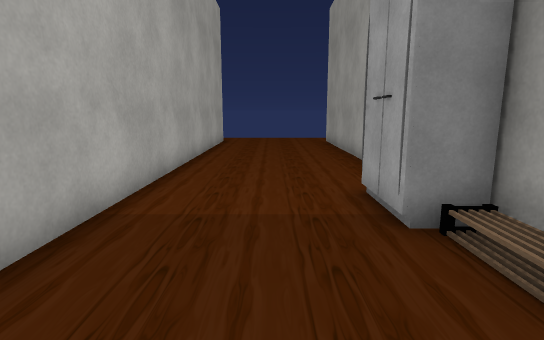
[1] (above)

16 first-person views from a walk through a Unity game level. The camera is 1.4 m above the floor, tilts 10° down and sees 80° across. The floor is counted in squares, 1 m on a side. Each view is taken from the middle of a square. On the plan, view 1 faces up. The plan holds only what a view shows up to about 15 squares ahead; the rest is blank. The place goes on beyond the plan. The player character is not drawn. Some surface patterns are stand-ins.

[2]
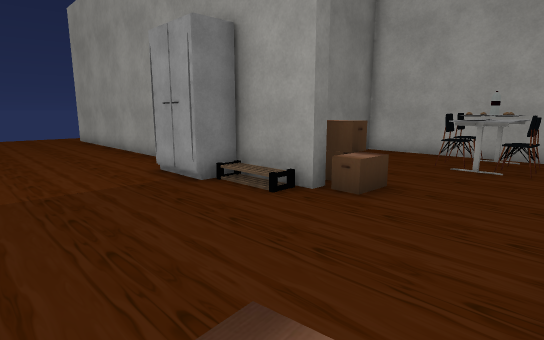

[3]
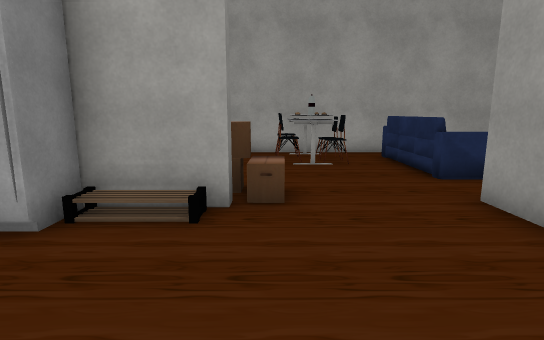

[4]
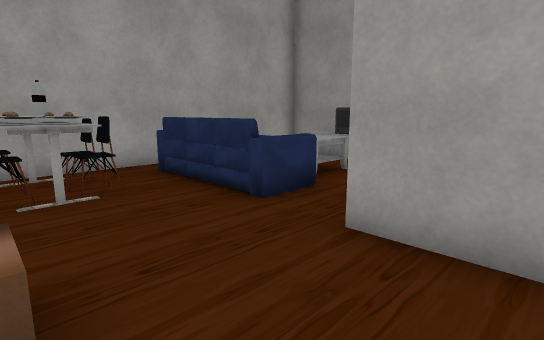

[5]
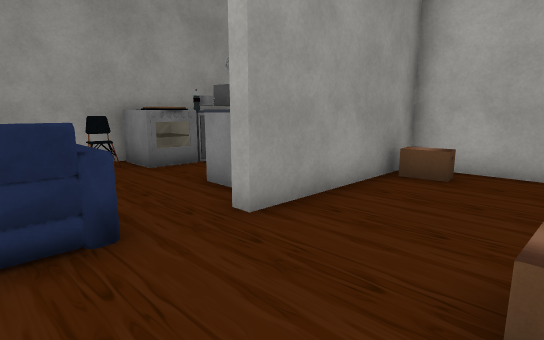

[6]
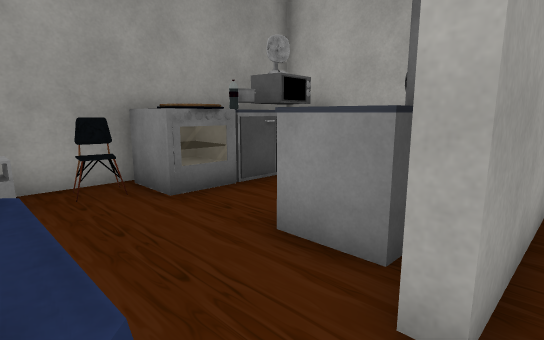

[7]
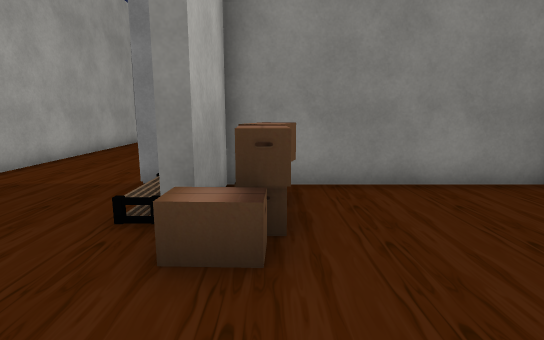

[8]
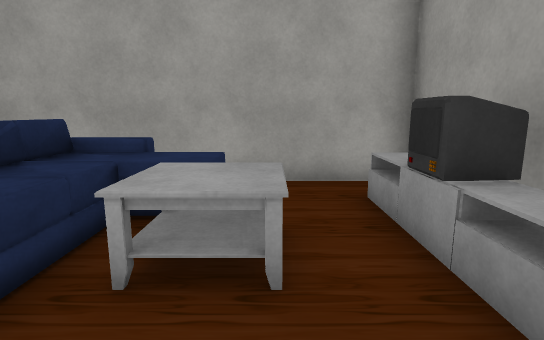

[9]
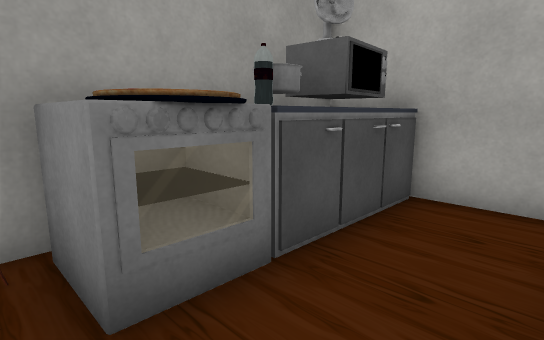

[10]
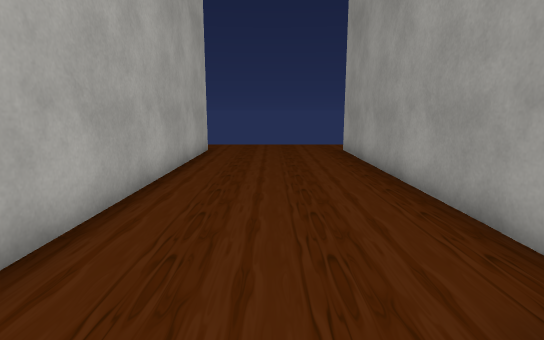

[11]
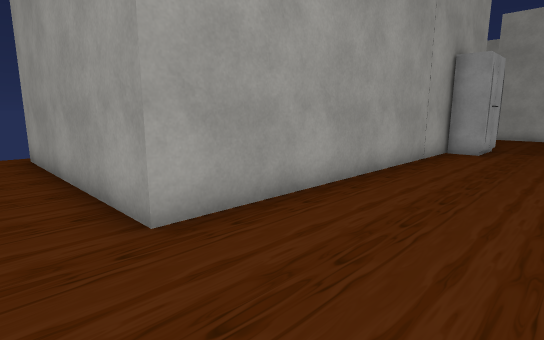

[12]
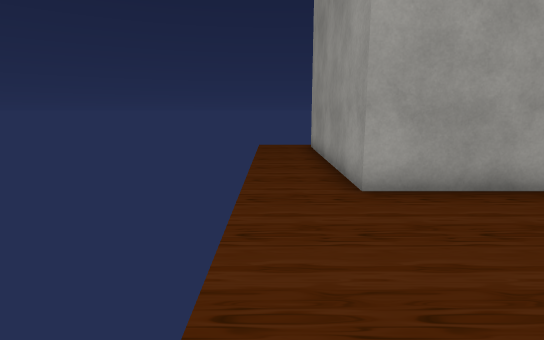

[13]
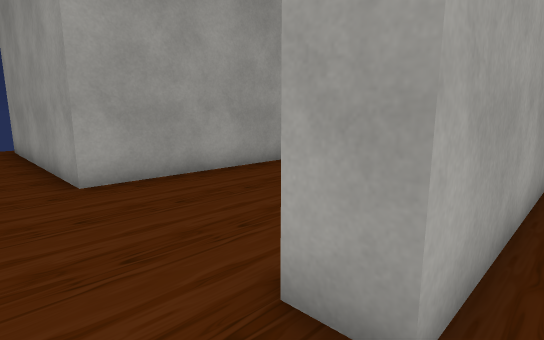

[14]
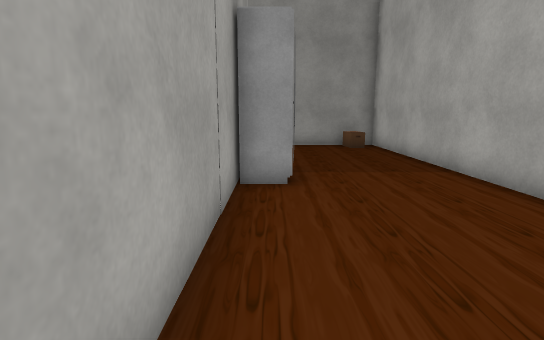

[15]
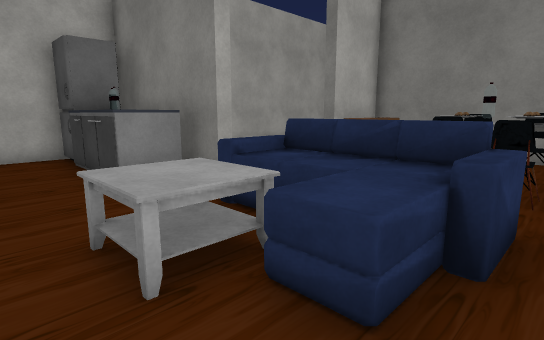

[16]
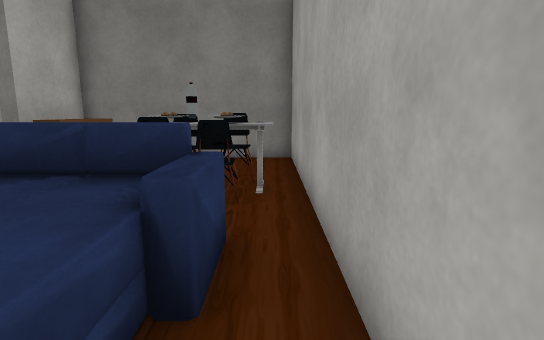

### Floor plan
Points are (right, up) in squares from view 1. A wall is a line through its corners. A room is listed if a view was taken in it or the views show most of it. See-through windows are left out.
Room 1 (views 1, 2, 3, 4, 5, 6, 7, 8, 9, 10, 11, 14, 15, 16)
walls: (-2.4, -4.4) (-2.4, -8.8) (9.6, -8.8) (9.6, 4.3) (3.1, 4.3) (3.1, 1.6) (2.7, 1.6) (2.7, 16.4) (10.6, 16.4); (-2.4, 16.4) (-2.4, -2.4) (3.1, -2.4) (3.1, -2.8) (-2.4, -2.8)
ways out: opening at (-3, 17.5) to room 2
objects: other object (-2, -8) to (-2, -7); fridge (-2, -4) to (-1, -4); microwave (-1, -8) to (-1, -7); box (-1, -2); pot (0, -8) to (0, -7); oven (1, -8) to (2, -7); other object (1, -4) to (2, -4); wardrobe (2, 4) to (2, 5); chair (3, -8); box (3, 1); box (4, 2); box (4, 3); other object (5, -8); sofa (5, -5) to (8, -3); TV (6, -8) to (7, -8); other object (6, -6) to (7, -5); chair (7, -1); table (7, 0) to (9, 0); chair (7, 1); other object (8, -8); chair (8, -1); chair (8, 1)
Room 2 (views 12, 13)
walls: (-3.5, 10.9) (-3.5, 16.4) (-2.4, 16.4)
ways out: opening at (-3, 17.5) to room 1

Positions as (right, up) in squares from view 1, and headings:
1: (0, 0), facing up
2: (-2, -2), facing up-right
3: (-2, 1), facing right
4: (1, 1), facing down-right
5: (6, 1), facing down-left
6: (5, -2), facing down-left
7: (4, -2), facing up
8: (3, -6), facing right
9: (3, -5), facing down-left
10: (0, 4), facing up
11: (-1, 18), facing down-right
12: (-3, 18), facing right
13: (-4, 18), facing down-right
14: (2, 12), facing down
15: (9, -7), facing up-left
16: (9, -6), facing up
